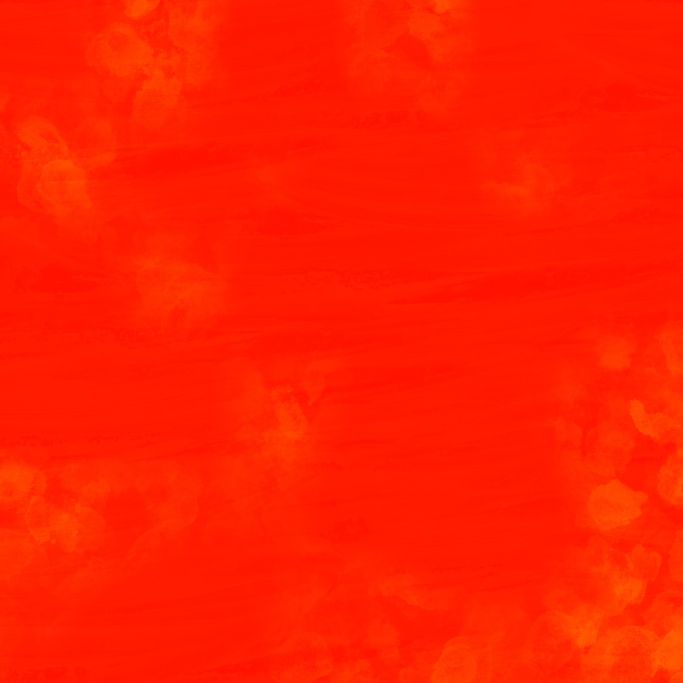
#> input picture inventario/assets/hiperreal-tex/ceramic_orm.jpg, 2048 x 2048 px, given in place of oak_veneer_01_Diffuse_4k.jpg, which was not available (shown at 1/3 size)
$ python tint.py
#> lines starting #> are read from the running program, lines starting #| are printed output that depends on the picture; after the words box and inside, x2 and y2 are one past the last pixel; in counts of white or black regions, pixels touching at a corner belong together; pictures that were not available may be replaced by others from this repository, and a replacement may not be noted
import numpy as np; from PIL import Image
Image.MAX_IMAGE_PIXELS=None
a=np.asarray(Image.open('oak_veneer_01_Diffuse_4k.jpg').convert('RGB')).astype(np.float32)/255
lin=np.where(a<=.04045,a/12.92,((a+.055)/1.055)**2.4)
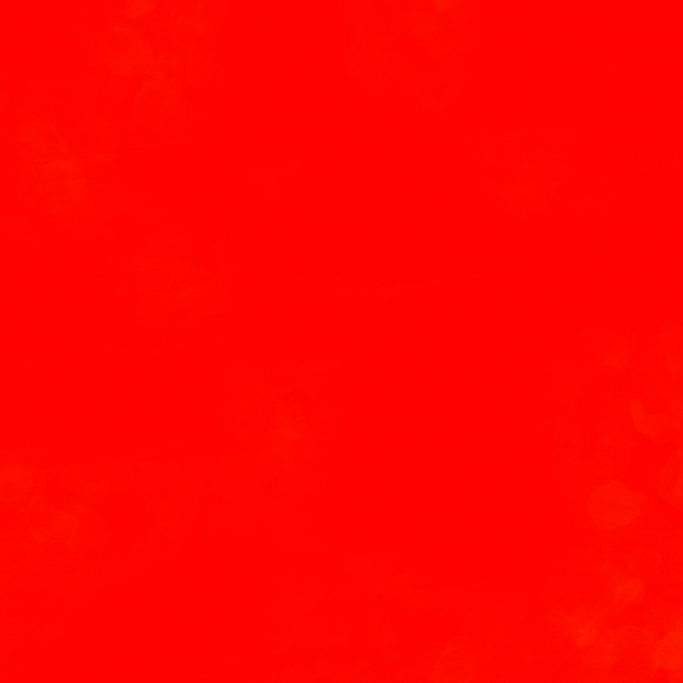
#> lin: shape (2048, 2048, 3) float32 (shown at 1/3 size); mean R, G, B 1, 0.0154, 0.000146
r,g,b=lin[...,0],lin[...,1],lin[...,2]; mx=lin.max(-1); mn=lin.min(-1); d=mx-mn+1e-8
h=np.where(mx==r,((g-b)/d)%6,np.where(mx==g,(b-r)/d+2,(r-g)/d+4))/6; s=np.where(mx>0,d/(mx+1e-8),0); v=mx
h=(h-.015)%1; s=np.clip(s*1.35,0,1); v=v*.82
#> after `h = (h - 0.015) % 1`:
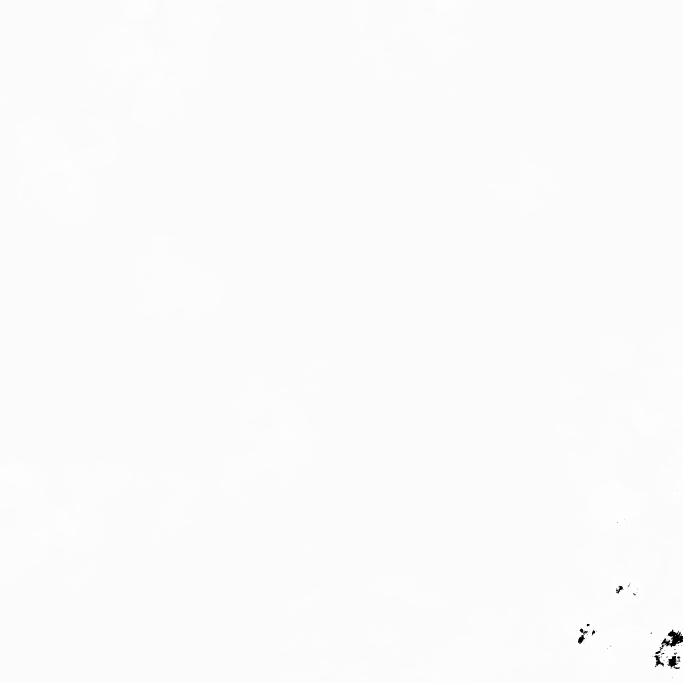
#> h: shape (2048, 2048) float32 (shown at 1/3 size); min 2.19e-06, max 1, mean 0.987
#> after `s = np.clip(s * 1.35, 0, 1)`: s: shape (2048, 2048) float32; every value is 1
i=np.floor(h*6).astype(int)%6; f=h*6-np.floor(h*6); p=v*(1-s); q=v*(1-f*s); t=v*(1-(1-f)*s)
#> after `i = np.floor(h * 6).astype(int) % 6`: i: shape (2048, 2048) int64; values 0 (black) and 5 (white), 99.9% white; 65 black regions (52 under 20 px), largest, box (x1, y1, x2, y2) and area: (1979, 1889, 2048, 1952) 1644, (2002, 1968, 2035, 2003) 596, (1734, 1886, 1764, 1932) 460
#> after `p = v * (1 - s)`: p: shape (2048, 2048) float32; every value is 0
#> after `t = v * (1 - (1 - f) * s)`:
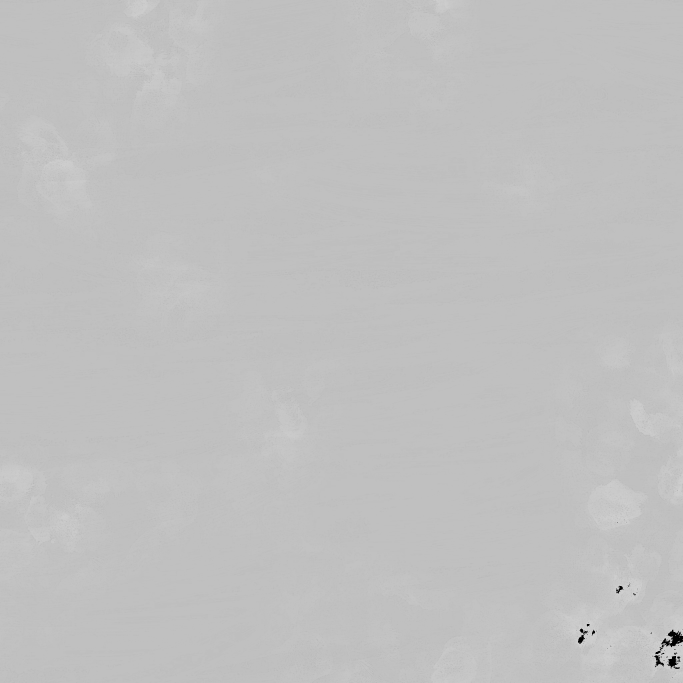
#> t: shape (2048, 2048) float32 (shown at 1/3 size); min 1.08e-05, max 0.82, mean 0.755
out=np.zeros_like(lin)
for k,(R,G,B) in enumerate([(v,t,p),(q,v,p),(p,v,t),(p,q,v),(t,p,v),(v,p,q)]):
    m=i==k; out[...,0][m]=R[m]; out[...,1][m]=G[m]; out[...,2][m]=B[m]
#> this loop made 6 passes
#> pass 1, `m = i == k`:
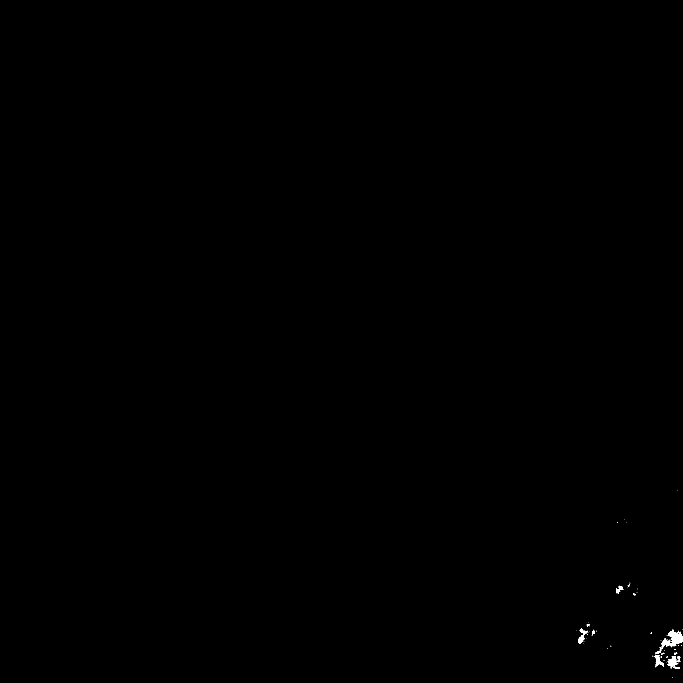
#> m: shape (2048, 2048) bool (shown at 1/3 size); 0.09% white; 65 white regions (52 under 20 px), largest, box (x1, y1, x2, y2) and area: (1979, 1889, 2048, 1952) 1644, (2002, 1968, 2035, 2003) 596, (1734, 1886, 1764, 1932) 460
#> after the loop:
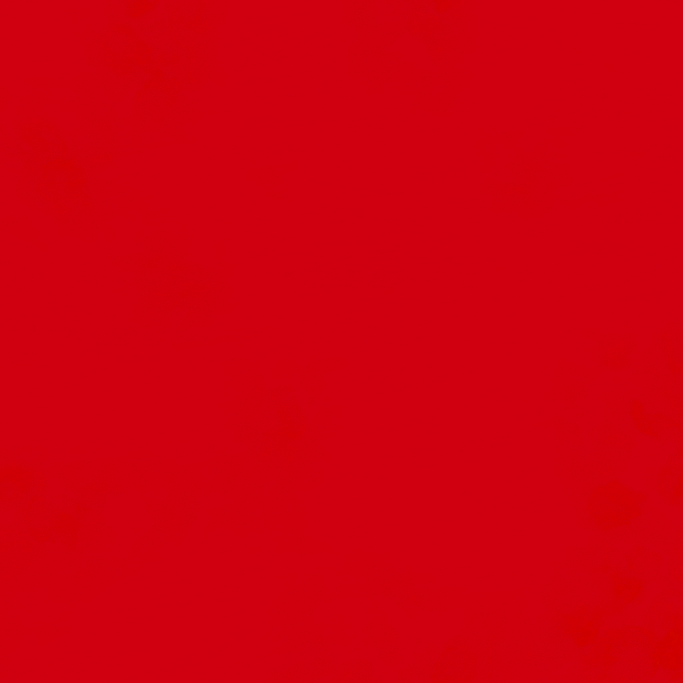
#> out: shape (2048, 2048, 3) float32 (shown at 1/3 size); mean of channels 0, 1, 2 0.803, 4.51e-06, 0.0605; drawn as R, G, B
srgb=np.where(out<=.0031308,out*12.92,1.055*np.power(np.clip(out,0,1),1/2.4)-.055)
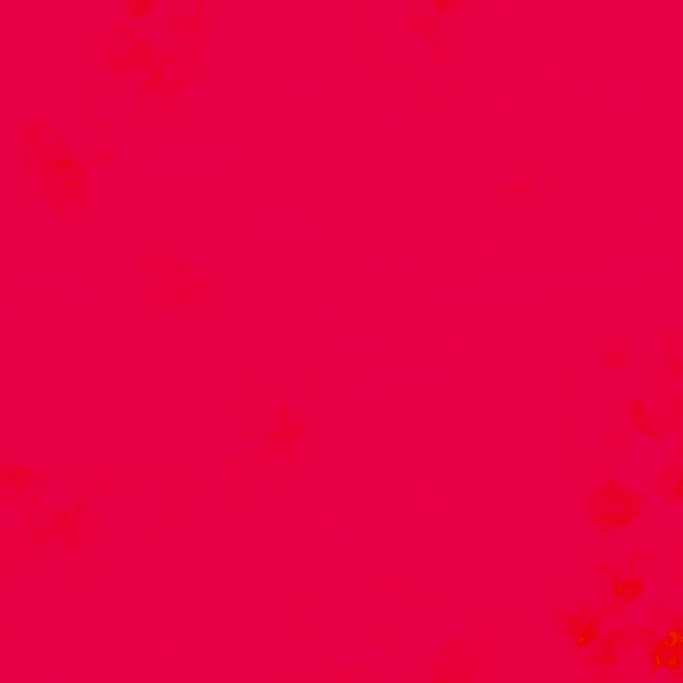
#> srgb: shape (2048, 2048, 3) float32 (shown at 1/3 size); mean of channels 0, 1, 2 0.944, 4.92e-05, 0.272; drawn as R, G, B
Image.fromarray((np.clip(srgb,0,1)*255+.5).astype(np.uint8)).save('gen/oak_honey_basecolor_4k.jpg',quality=88)
for src,dst in [('oak_veneer_01_arm_4k.jpg','gen/oak_arm_4k.jpg'),('oak_veneer_01_nor_gl_4k.jpg','gen/oak_normal_4k.jpg'),('Cardboard004/Cardboard004_2K-JPG_NormalGL.jpg','gen/cardboard_normal_2k.jpg')]:
    Image.open(src).convert('RGB').save(dst,quality=88)
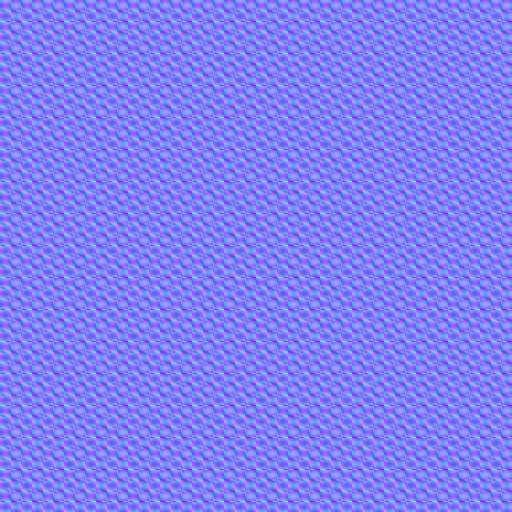
#> input picture inventario/assets/hiperreal-tex/fabric_normal_1024.jpg, 1024 x 1024 px, given in place of oak_veneer_01_arm_4k.jpg, which was not available (shown at 1/2 size)
#> (the run stopped early here; a loop or call above may not have finished)
